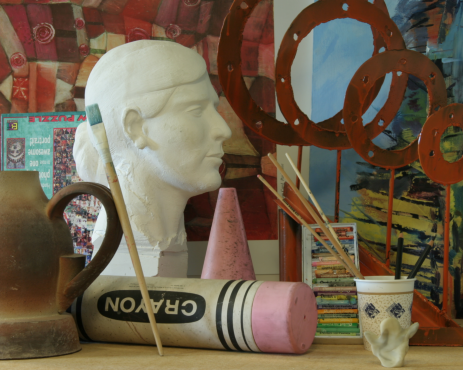
#> input picture computer vision/PA2/PA2Data/view1.png, 463 x 370 px
$ python 1.4ViewSynthesis.py
#> lines starting #> are read from the running program, lines starting #| are printed output that depends on the picture
# -*- coding: utf-8 -*-
"""
Created on Sun Jun 24 21:44:59 2018

@author: Keerthi
"""

import cv2
import numpy as np

image1 = cv2.imread('view1.png')
#> image1 is the input picture: shape (370, 463, 3); mean B, G, R 74.9, 94.7, 109.7
image5 = cv2.imread('view5.png')
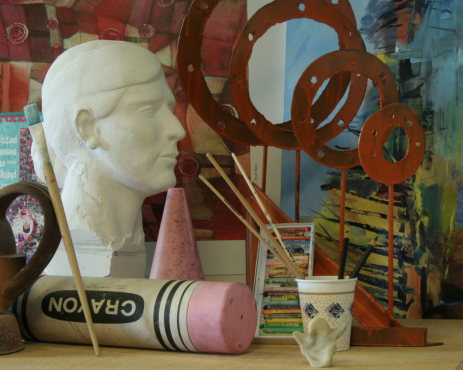
#> input picture computer vision/PA2/PA2Data/view5.png, 463 x 370 px
#> image5 is the input picture: shape (370, 463, 3); mean B, G, R 73.3, 92.6, 106.1


disp1 = cv2.imread('disp1.png',0)
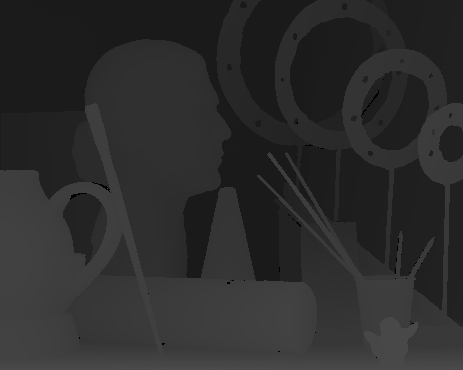
#> input picture computer vision/PA2/PA2Data/disp1.png, 463 x 370 px
#> disp1 is the input picture: shape (370, 463); min 0, max 75, mean 44.3
disp5 = cv2.imread('disp5.png',0)
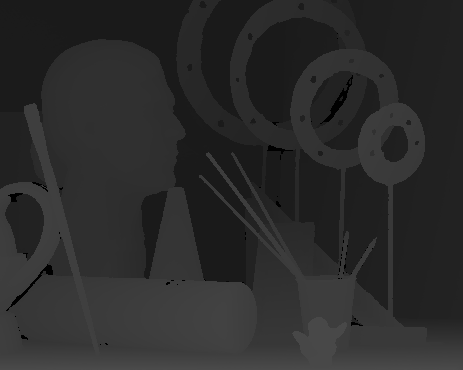
#> input picture computer vision/PA2/PA2Data/disp5.png, 463 x 370 px
#> disp5 is the input picture: shape (370, 463); min 0, max 75, mean 42.9

N=image1.shape[0]
#> N = 370
M=image1.shape[1]
#> M = 463
val=image1.shape[2]
#> val = 3

view3 = np.zeros((N,M,val))
displace = np.full((N,M),-1)

disp1 = disp1//2
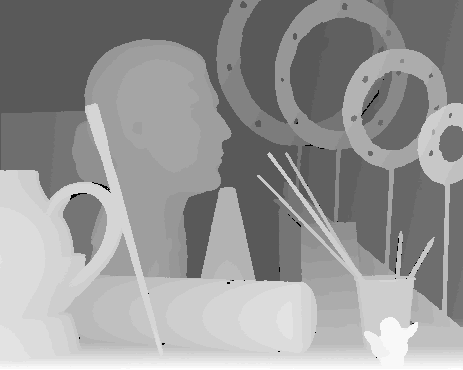
#> disp1: shape (370, 463); min 0, max 37, mean 21.9; drawn with min black and max white
disp5 = disp5//2
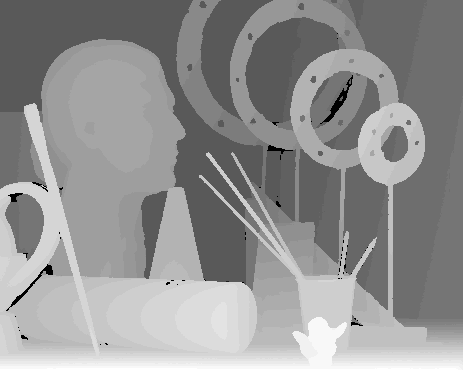
#> disp5: shape (370, 463); min 0, max 37, mean 21.2; drawn with min black and max white

x=disp1.shape[0]
#> x = 370
y=disp1.shape[1]
#> y = 463

for i in range(0,x):
    for j in range(0,y):
        temp = j-disp1[i][j]
        if(temp>=0):
            if(displace[i][temp]<disp1[i][j]):
                displace[i][temp]=disp1[i][j]
                view3[i][temp]=image1[i][j]
#> (the run stopped early here; a loop or call above may not have finished)
